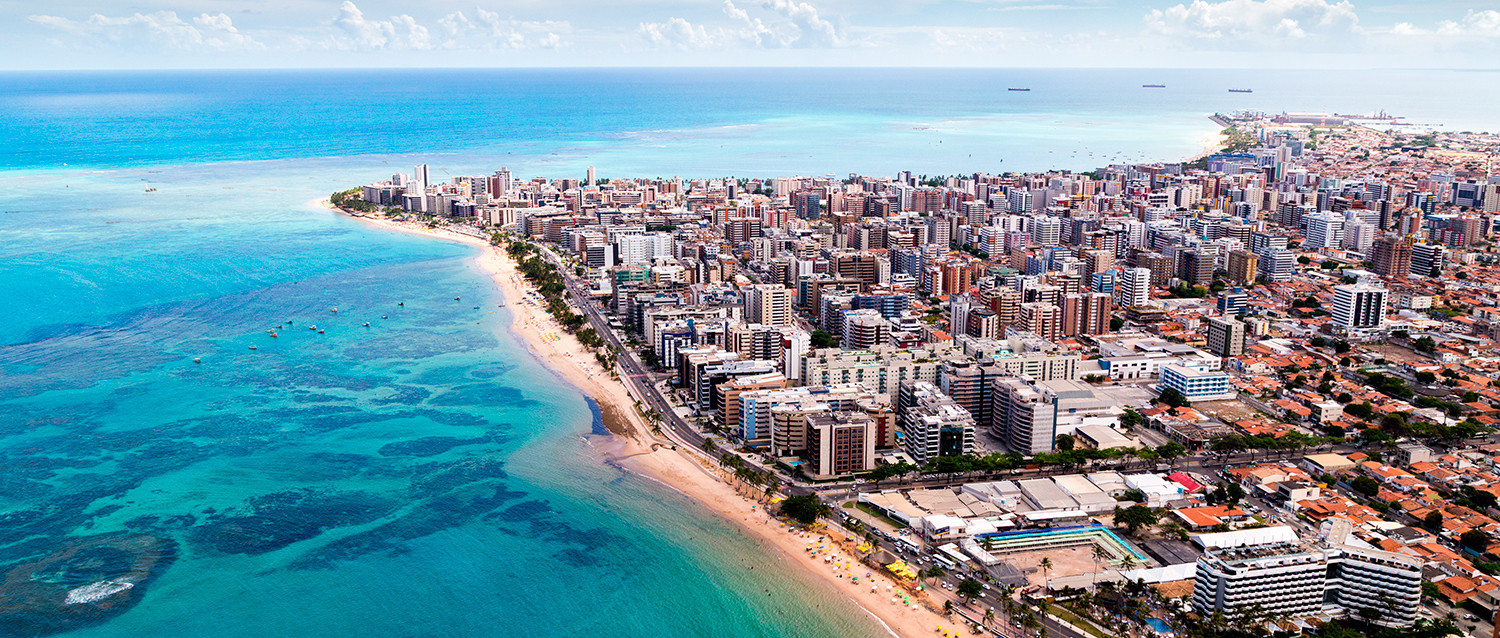
#> input picture images/maceio.jpg, 1500 x 638 px, found by its file name
$ jupyter execute --allow-errors image_transf.ipynb
#> lines starting #> are read from the running program, lines starting #| are printed output that depends on the picture; after the words box and inside, x2 and y2 are one past the last pixel; in counts of white or black regions, pixels touching at a corner belong together
<a href="https://colab.research.google.com/github/Jacques-Wolbeck/Processamento-Digital-Imagens-UFAL/blob/main/atividades/image_transformations/image_transf.ipynb" target="_parent"></a>

[cell 1]
from google.colab import drive
from PIL import Image
import numpy as np
import cv2

drive.mount('/content/drive')
#(1)Crop and flip an image using Numpy array indexing.
img_np = np.array(Image.open('/content/drive/MyDrive/images/maceio.jpg'))
#> img_np is the input picture: shape (638, 1500, 3); mean R, G, B 121.3, 153.2, 166.1
#(rows_pixels, columns_pixels, color_channels)
print(img_np.shape)
#| (638, 1500, 3)
img_crop = img_np[200:400, 200:400]
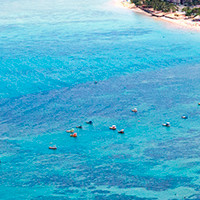
#> img_crop: shape (200, 200, 3); mean R, G, B 74.9, 176.1, 206.7
Image.fromarray(img_crop).save('/content/drive/MyDrive/images/maceio_crop.jpg')
Image.fromarray(np.flipud(img_np)).save('/content/drive/MyDrive/images/maceio_flipud.jpg')
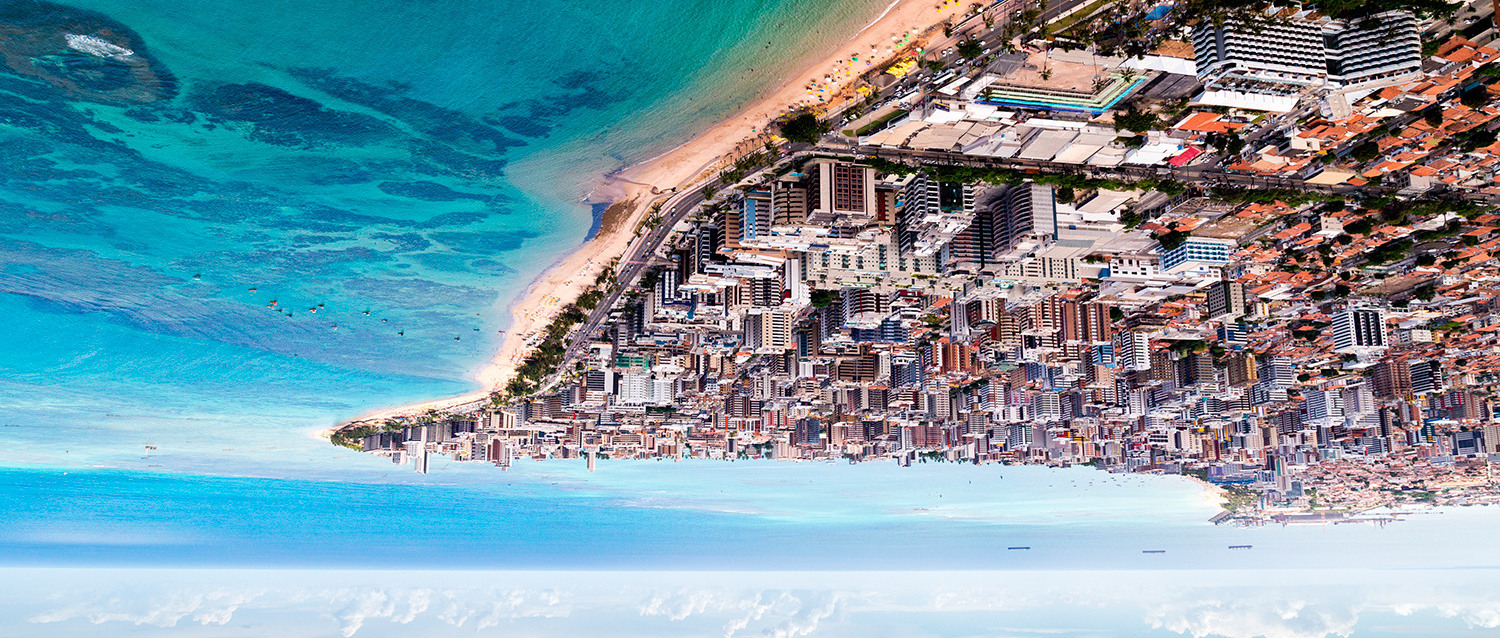
#> saved as maceio_flipud.jpg: PIL image 1500x638 RGB; mean R, G, B 121.3, 153.2, 166.1

[cell 2]
#(2)Implement image translation using Numpy and OpenCV.

img_cv = cv2.imread('/content/drive/MyDrive/images/maceio.jpg')

width = img_cv.shape[1]
#> width = 1500
height = img_cv.shape[1]
#> height = 1500
# |1 0 tx| tx = horizontal
# |0 1 ty| ty = vertical
matrix = np.float32([[1, 0, 100], [0, 1, 200]])
img_translation = cv2.warpAffine(img_cv, matrix, (width, height))
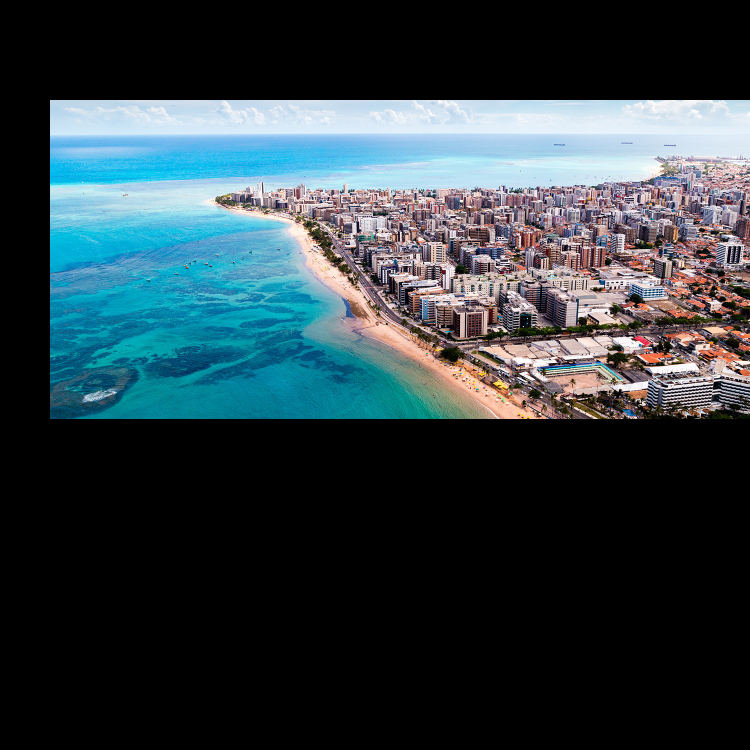
#> img_translation: shape (1500, 1500, 3) (shown at 1/2 size); mean B, G, R 67, 61.5, 47.4

cv2.imwrite('/content/drive/MyDrive/images/maceio_cv_transl.jpg', img_translation)
#> Out = True

[cell 3]
#(3)Implement image rotation using Numpy and OpenCV.
#OpenCv
img_cv_rotate = cv2.rotate(img_cv, cv2.ROTATE_90_CLOCKWISE)
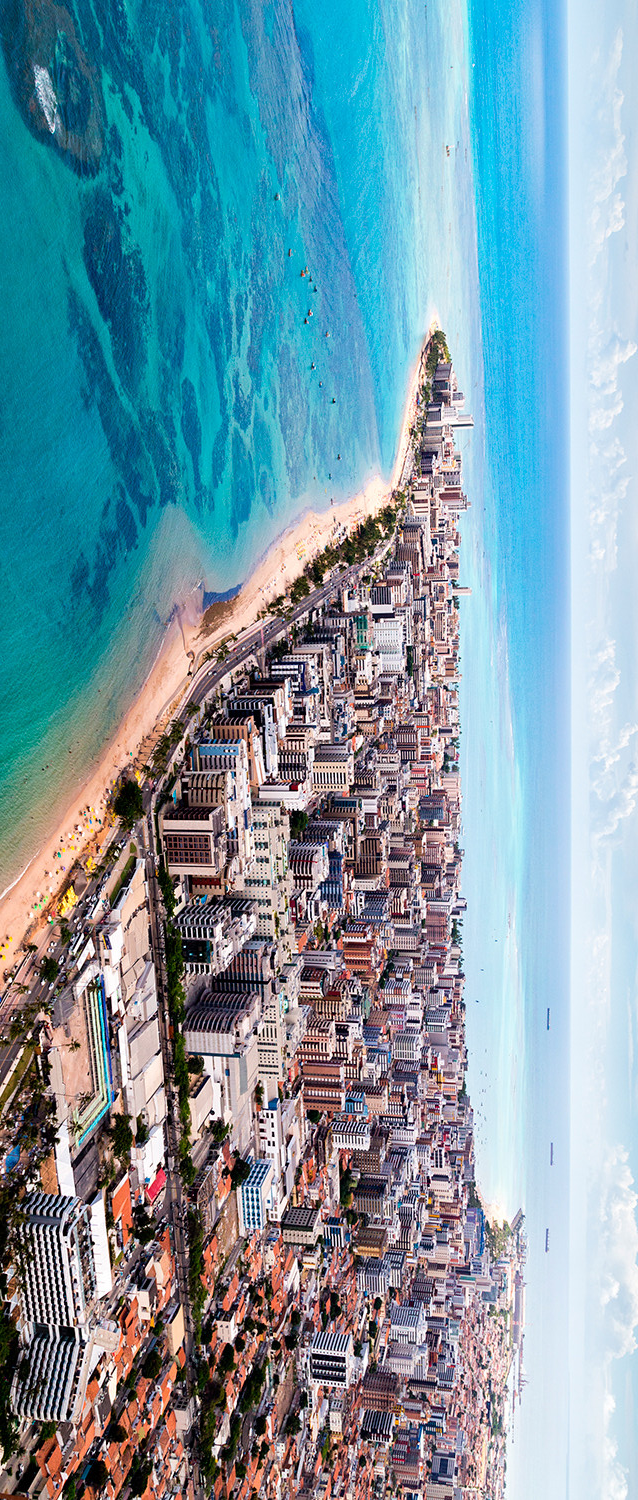
#> img_cv_rotate: shape (1500, 638, 3); mean B, G, R 166.1, 153.2, 121.3
cv2.imwrite('/content/drive/MyDrive/images/maceio_cv_rotate.jpg', img_cv_rotate)

#Numpy
#rotate 270 degrees
Image.fromarray(np.rot90(img_np, 3)).save('/content/drive/MyDrive/images/maceio_numpy_rotate.jpg')

[cell 4]
#(4)Implement image resizing using OpenCV.

resiz_width = int(width * 0.2)
#> resiz_width = 300
resiz_height = int(height * 0.2)
#> resiz_height = 300

dsize = (resiz_width, resiz_height)
#> dsize = (300, 300)
img_resized = cv2.resize(img_cv, dsize)
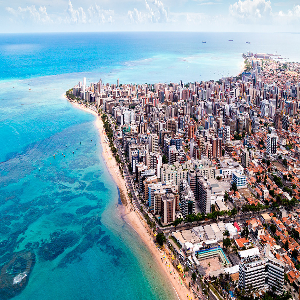
#> img_resized: shape (300, 300, 3); mean B, G, R 165.9, 153, 121.1
print(img_resized.shape)
#| (300, 300, 3)

cv2.imwrite('/content/drive/MyDrive/images/maceio_cv_resized.jpg', img_resized)
#> Out = True

[cell 5]
#(5)Implement bitwise operations: AND, OR, XOR.

# draw a rectangle
rectangle = np.zeros((300, 300), dtype="uint8")
cv2.rectangle(rectangle, (25, 25), (275, 275), 255, -1)
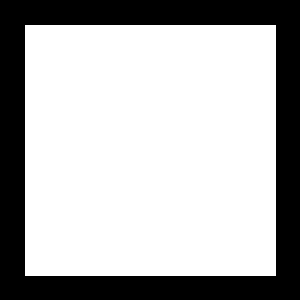
#> rectangle: shape (300, 300); 70% white; 1 black region, box (x1, y1, x2, y2) and area: (0, 0, 300, 300) 26999

# draw a circle
circle = np.zeros((300, 300), dtype = "uint8")
cv2.circle(circle, (150, 150), 150, 255, -1)
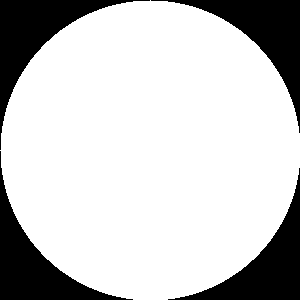
#> circle: shape (300, 300); 78.5% white; 4 black regions, box (x1, y1, x2, y2) and area: (0, 0, 150, 150) 4980, (151, 0, 300, 133) 4830, (0, 151, 133, 300) 4830, (168, 168, 300, 300) 4681

bitw_and = cv2.bitwise_and(rectangle, circle)
bitw_or = cv2.bitwise_or(rectangle, circle)
bitw_xor = cv2.bitwise_xor(rectangle, circle)

cv2.imwrite('/content/drive/MyDrive/images/and.jpg', bitw_and)
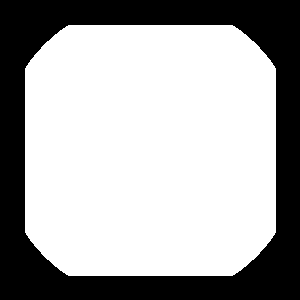
#> saved as and.jpg: shape (300, 300); 66.4% white; 1 black region, box (x1, y1, x2, y2) and area: (0, 0, 300, 300) 30235
cv2.imwrite('/content/drive/MyDrive/images/or.jpg', bitw_or)
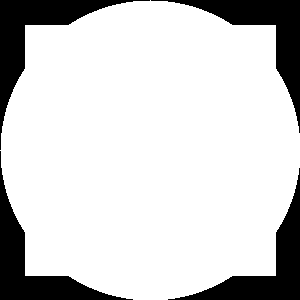
#> saved as or.jpg: shape (300, 300); 82.1% white; 4 black regions, box (x1, y1, x2, y2) and area: (0, 0, 150, 150) 4171, (151, 0, 300, 133) 4021, (0, 151, 133, 300) 4021, (168, 168, 300, 300) 3872
cv2.imwrite('/content/drive/MyDrive/images/xor.jpg', bitw_xor)
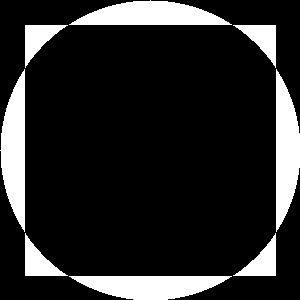
#> saved as xor.jpg: shape (300, 300); 15.7% white; 8 white regions, largest, box (x1, y1, x2, y2) and area: (69, 0, 232, 25) 2729, (0, 69, 25, 232) 2729, (276, 69, 300, 232) 2728
#> Out = True
